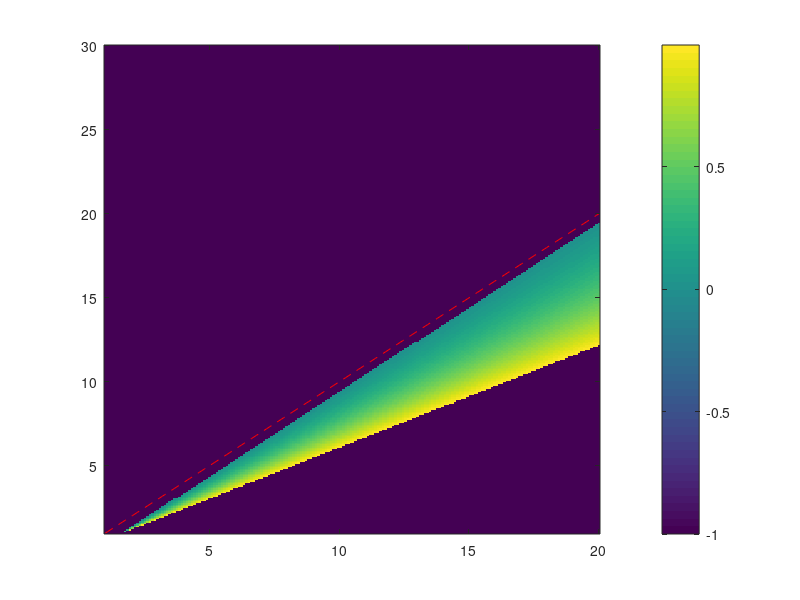
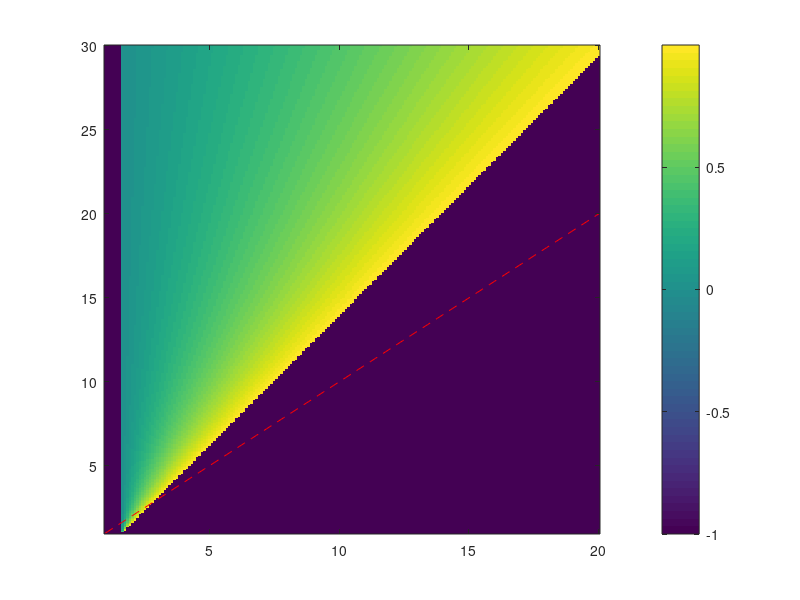

Here is the MATLAB script that generated these plots, in order:
% Plot two maps with the number of ON neighbors required to keep cells ON or
% OFF using the nearest neighbor approximation

clear variables
close all

% Parameters of the system
gridsize = 11;
N = gridsize^2;
a0 = 1;
R = 0.2*a0;

Acell = 0.5*sqrt(3)*a0^2;
alpha = 2*pi*R*exp(R)/Acell;
L = sqrt(Acell*N/pi);

Son_vec = linspace(1,30,300);
K_vec = linspace(1,20,200);

[K, Son] = meshgrid(K_vec, Son_vec);

pON = ((K-Son)/alpha/(exp(-a0)-exp(-L)) - 1)./(Son-1) + 1/N;

pON(pON<0 | pON>1) = -1;

figure(1)
imagesc(K_vec, Son_vec, pON)
colorbar;
hold on
plot(K_vec, K_vec, 'r--')
hold off
set(gca, 'ydir', 'normal')

pOFF = ((K-1)/alpha/(exp(-a0)-exp(-L)) - 1)./(Son-1);

pOFF(pOFF<0 | pOFF>1) = -1;

figure(2)
imagesc(K_vec, Son_vec, pOFF)
colorbar;
hold on
plot(K_vec, K_vec, 'r--')
hold off
set(gca, 'ydir', 'normal')
